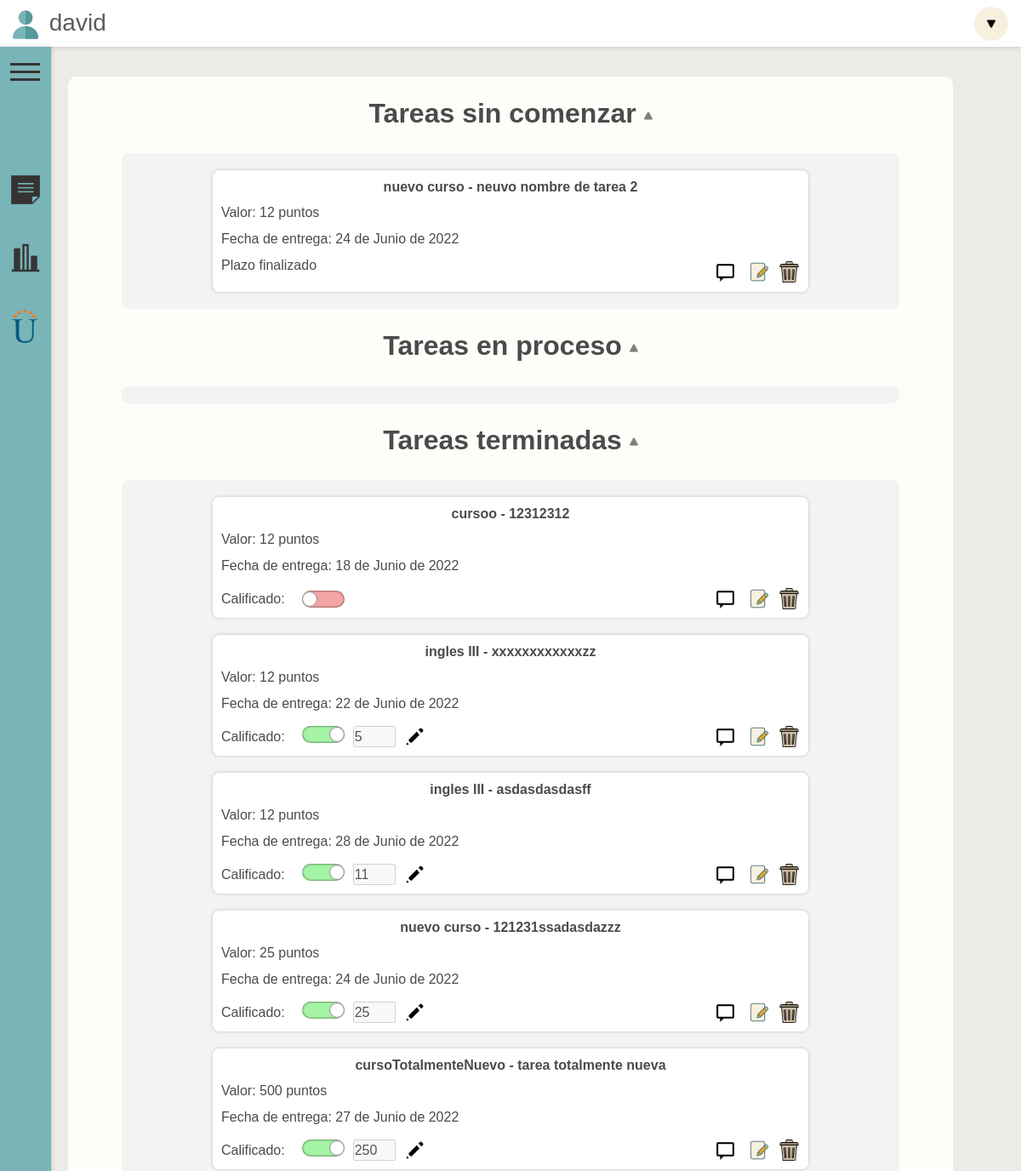
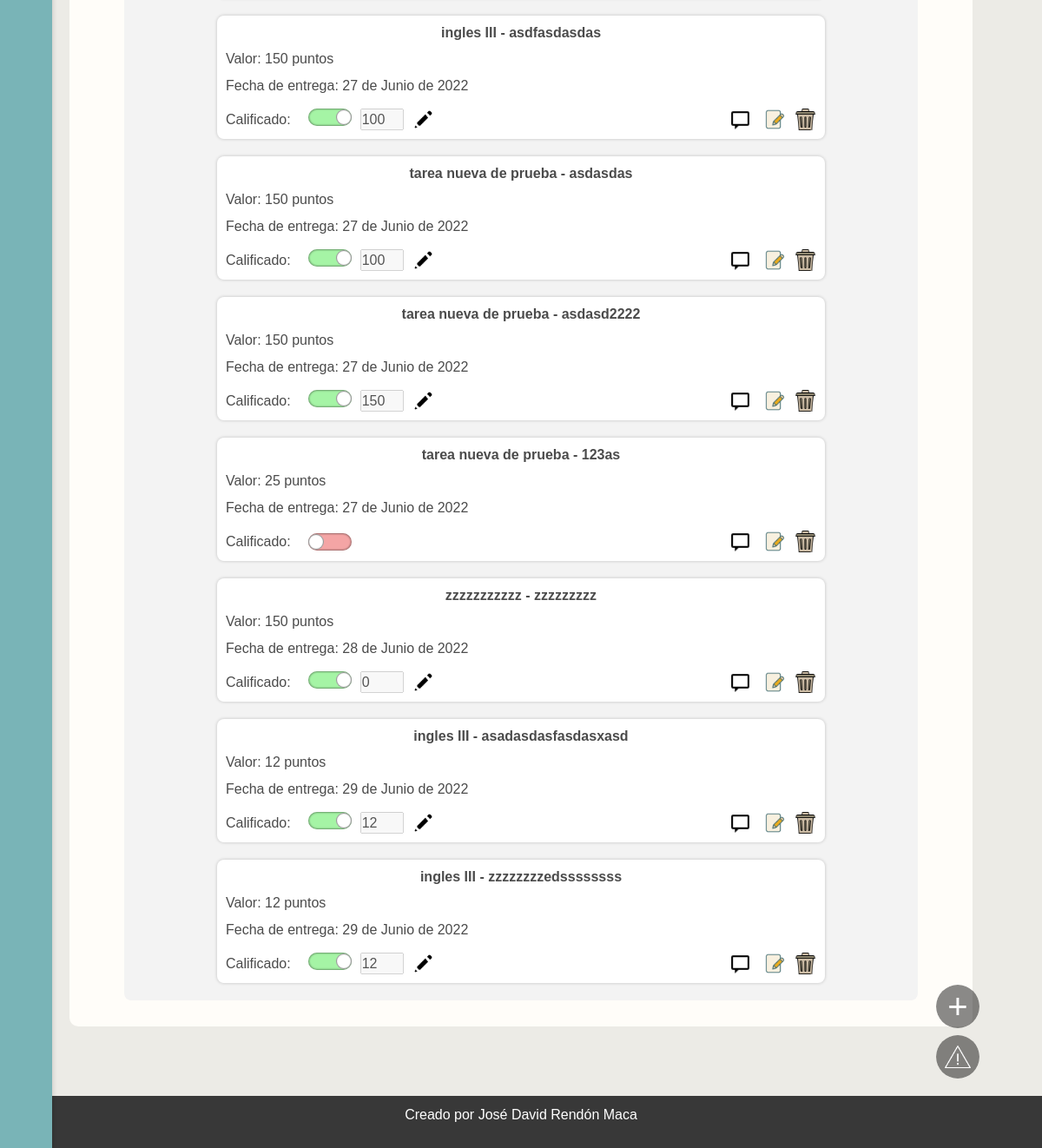
Before: / (signed in) with the older database file (2 pictures, top to bottom).
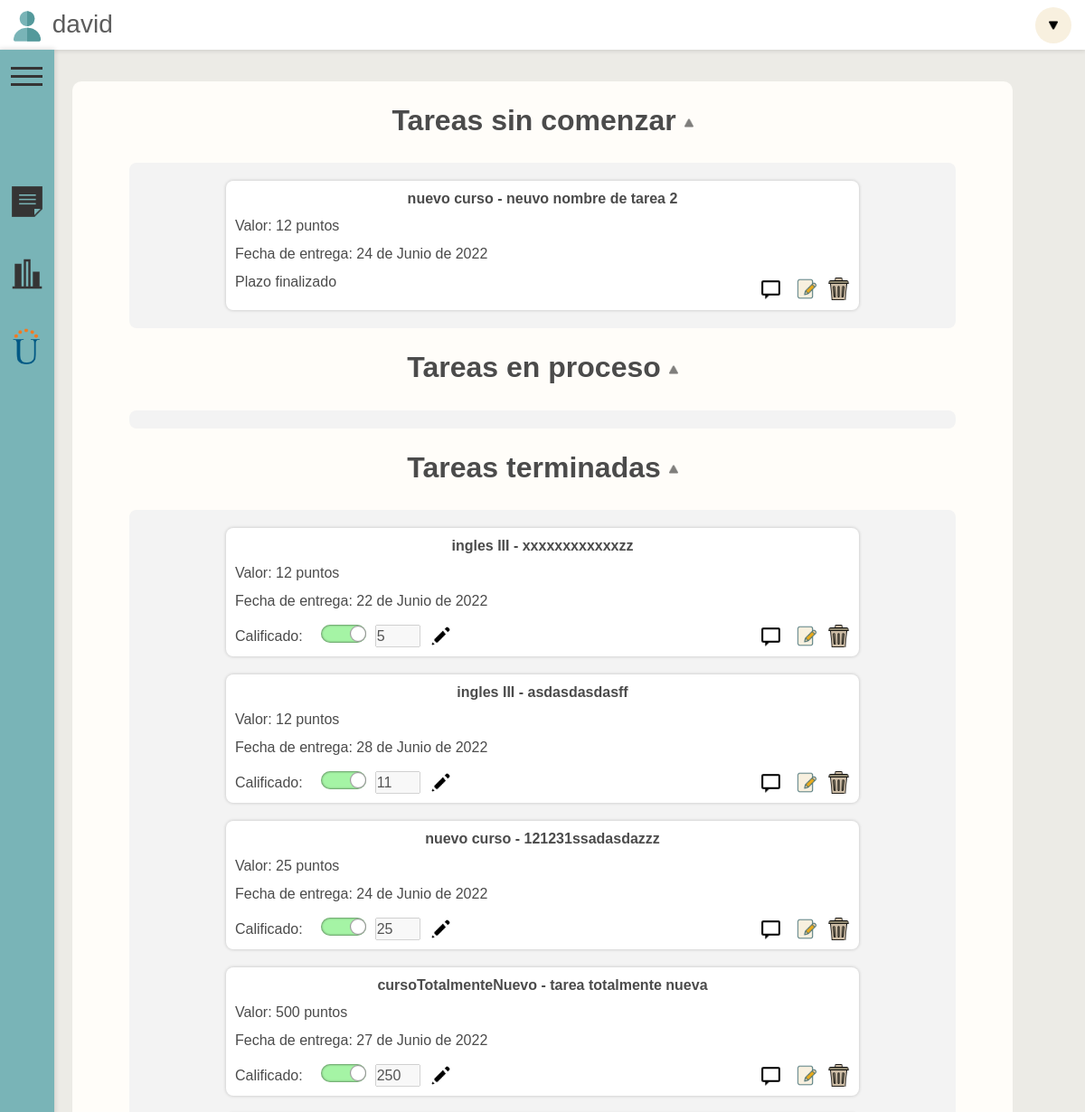
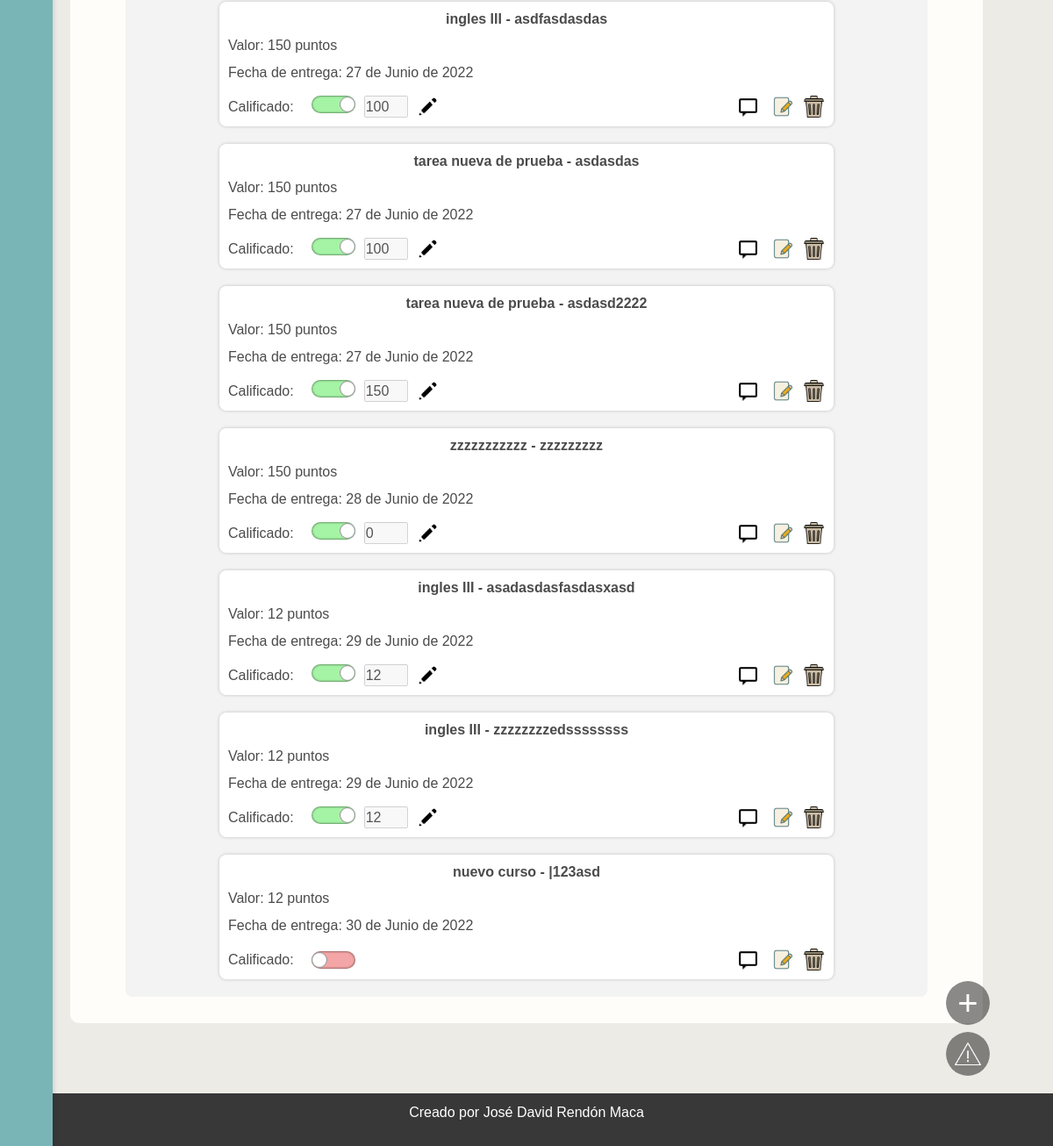
After: the same page with the newer database file (2 pictures, top to bottom).
### index/models.py (models this page shows)
class CursosYTareas(models.Model):
    curso = models.CharField(max_length=100)
    tarea = models.CharField(max_length=100)
    valor = models.IntegerField()
    estado = models.CharField(max_length=100)
    entrega = models.DateField(default=django.utils.timezone.now)
    usuario = models.CharField(default='usuario', max_length=100)
    anotacion = models.TextField(default="", max_length=10000)
    calificado = models.BooleanField(default=False)
    calificacion = models.IntegerField(default=0)

### index/views.py (the view)
# urls.py: path('', inicio, name="inicio", ),
@login_required
def inicio(request):
    usuario = request.user.username
    formTareasPendientes = CursosYTareas.objects.filter(estado="espera", usuario = usuario)
    formTareasProceso = CursosYTareas.objects.filter(estado="proceso", usuario = usuario)
    formTareasTerminadas = CursosYTareas.objects.filter(estado="terminada", usuario = usuario)
    diasRestantes = []
    for tarea in formTareasPendientes:
        diaRestante= tarea.entrega - datetime.date.today()
        diasRestantes.append((tarea.id, diaRestante.days))
    diasRestantesProceso = []
    for tarea in formTareasProceso:
        diaRestante= tarea.entrega - datetime.date.today()
        diasRestantesProceso.append((tarea.id, diaRestante.days))
    data={
        'formTareasPendientes':formTareasPendientes,
        'formTareasProceso':formTareasProceso,
        'formTareasTerminadas':formTareasTerminadas,
        'diasRestantes':diasRestantes,
        'diasRestantesProceso':diasRestantesProceso,
        'formAnotaciones': formAnotaciones()
    }
    return render(request, 'index/index.html', data)

### index/forms.py
class formAnotaciones(forms.ModelForm):
    class Meta:
        model = CursosYTareas
        fields=['curso', 'tarea', 'valor', 'estado', 'entrega', 'anotacion']
        widgets = {
            'anotacion':forms.Textarea(),
        }
    def __init__(self, *args, **kwargs):
        super(self.__class__, self).__init__(*args, **kwargs)
        self.fields['curso'].required = False
        self.fields['tarea'].required = False
        self.fields['valor'].required = False
        self.fields['estado'].required = False
        self.fields['entrega'].required = False

### index/templates/index/index.html (shortened to what this page needs)
{% extends 'index/base.html' %}
{% load static %}
{% block content %}
{% load widget_tweaks %}
<head>
    <link rel="stylesheet" href="{% static 'css/index.css' %}">
</head>
<div id="contenedor-pagina">
    <br><h2><strong onclick="colapsarContenedorTarea('Contenedor-Comenzar', 'titulo-comenzar-tarea', 'titulo-icon-comenzar')" class="titulo" id="titulo-comenzar-tarea" >Tareas sin comenzar <img class="titulo-icon" id="titulo-icon-comenzar" src="{%  static 'icons/icon-dropdown.png'  %}" alt=""></strong></h2>
    <div class="contenedor-contenedores " id="Contenedor-Comenzar">
            {% for tarea in formTareasPendientes %}
            <div class="contenedor-tarea" id="contenedor-tarea-{{tarea.id}}">
                <div class="contenedor-curso-tarea">
                    <p  class="separacion"><strong>{{ tarea.curso }} - {{ tarea.tarea }}</strong></p>
                </div>
                <div>
                    <p >Valor: {{tarea.valor}} puntos</p>
                    <p class="separacion">Fecha de entrega: {{tarea.entrega}}</p>
                    <div class="contenedor-dias-botones">
                        {% for dias in diasRestantes %}
                            {% if dias.0 == tarea.id %}
                                {% if dias.1 < 0 %}
                                    <p>Plazo finalizado</p>
                                {% else %}
                                    <p>{{ dias.1 }} Dias restantes</p>
                                {% endif %}
                            {% endif %}
                        {% endfor %}
                        <div class="botones">
                            <div class="boton-icon-mensaje" onclick="scriptBackground('{{tarea.id}}')">
                                <a id="mensaje-{{tarea.id}}">
                                    <img class="botones-img" src="{% static 'icons/icon-topic.png' %}" alt="">
                                </a>
                            </div>
                            <div class="boton-icon-editar">
                                <a href="{%  url 'editarTarea' tarea.id %}">
                                    <img class="botones-img" src="{% static 'icons/icon-edit.png' %}" alt="">
                                </a>
                            </div><br> <br>
                            <div>
                                <a href="{%  url 'borrarCurso' tarea.id %}">
                                    <img class="botones-img" src="{% static 'icons/icon-borrar.png' %}" alt="">
                                </a>
                            </div><br> <br>
                        </div>
                    </div>
                </div>
            </div>
            {% endfor %}
    </div>
    <br><h2><strong class="titulo" onclick="colapsarContenedorTarea('Contenedor-Proceso', 'titulo-proceso-tarea', 'titulo-icon-proceso')" id="titulo-proceso-tarea">Tareas en proceso <img class="titulo-icon" id="titulo-icon-proceso" src="{%  static 'icons/icon-dropdown.png'  %}" alt=""></strong></h2>
    <div class="contenedor-contenedores" id="Contenedor-Proceso">
    </div>
    <br><h2><strong onclick="colapsarContenedorTarea('Contenedor-Terminado', 'titulo-terminado-tarea', 'titulo-icon-terminado')" id="titulo-terminado-tarea" class="titulo">Tareas terminadas <img class="titulo-icon" id="titulo-icon-terminado" src="{%  static 'icons/icon-dropdown.png'  %}" alt=""></strong></h2>
       <div class="contenedor-contenedores" id="Contenedor-Terminado" style="margin-bottom: 30px;">
               {% for tarea in formTareasTerminadas %}
                <div class="contenedor-tarea" id="contenedor-tarea-{{tarea.id}}">
                       <div class="contenedor-curso-tarea">
                           <p  class="separacion"><strong>{{ tarea.curso }} - {{ tarea.tarea }}</strong></p>
                       </div>
                       <div>
                           <p >Valor: {{tarea.valor}} puntos</p>
                           <p class="separacion">Fecha de entrega: {{tarea.entrega}}</p>
                           <div class="contenedor-dias-botones contenedor-dias-botones-termionada">
                                <div class="boton-agregar-calificacion" >
                                        <p>Calificado:</p>
                                        <div class="input-checker">
                                            <div class="selector-calificacion clickable" id="selector-{{tarea.id}}" onclick="clickBtnCalificado('{{tarea.id}}')">
                                                <div class="boton-interior" id="boton-interior-{{tarea.id}}">
                                                </div>
                                            </div>
                                            <form action="/editarCalificado/" method="POST">
                                                <div class="contenedor-numero-ok">
                                                    <div class="lineal" >
                                                        <input type="number" min="0" max="{{tarea.valor}}" id="insertar-nota-{{tarea.id}}" value="{{tarea.calificacion}}"  name="calif-tarea" disabled>
                                                        <div onclick="editarCalificacion('{{tarea.id}}')" style="display: none;" id="boton-edit-calif-{{tarea.id}}"><img src="{% static 'icons/icon-pencil.png' %}" alt="" class="botones-img clickable"></div>
                                                    </div>
                                                </div>
                                            </form>
                                        </div>
                                </div>
                                <div class="botones">
                                    <div class="boton-icon-mensaje" onclick="scriptBackground('{{tarea.id}}')">
                                        <a id="mensaje-{{tarea.id}}">
                                            <img class="botones-img" src="{% static 'icons/icon-topic.png' %}" alt="">
                                        </a>
                                    </div>
                                    <div class="boton-icon-editar">
                                        <a href="{%  url 'editarTarea' tarea.id %}">
                                            <img class="botones-img" src="{% static 'icons/icon-edit.png' %}" alt="">
                                        </a>
                                    </div><br> <br>
                                    <div>
                                        <a href="{%  url 'borrarCurso' tarea.id %}">
                                            <img class="botones-img" src="{% static 'icons/icon-borrar.png' %}" alt="">
                                        </a>
                                    </div><br> <br>
                                </div>
                            </div>
                        </div>
                    </div>
               {% endfor %}
       </div>
<div id="botones">
    <div class="boton-desplegar boton-desplegar-agregar">
        <a class="sin-decoracion" href="{% url 'agregarTarea' %}" >
            <div style="display: flex;">
                <div id="icon-agregar">
                    <p> + </p>
                </div>
            </div>
        </a>
    </div>
    <div class="boton-desplegar boton-desplegar-reporte">
        <a class="sin-decoracion" href="#abrir-reportes">
            <div style="display: flex; width: 180px;">
                <div class="img-bugs">
                    <img src="{% static 'icons/icon-bug.png' %}" style="width: 30px; height: 30px;" alt="">
                </div>
            </div>
        </a>
    </div>
</div>
</div>
{% endblock content %}

### index/templates/index/base.html (shortened to what this page needs)
{% load static %}
<!DOCTYPE html>
<html lang="en">
    <head>
        <link rel="stylesheet" href="{% static 'css/base.css' %}">
        <link href="https://cdn.jsdelivr.net/npm/bootstrap@5.2.0-beta1/dist/css/bootstrap.min.css" rel="stylesheet">
    </head>
    <body >
    <header id="aber">
        <div class="menu" style="position: fixed;">
            <label for="checkbox_toggle" class="button-menu" style="margin-left: 12px; margin-top: 40px; position: fixed; z-index: 100;">
                <span></span>
                <span></span>
                <span></span>
            </label>
            <div id="barra-lateral" >
                <a href="{% url 'inicio' %}" style="text-decoration: none;">
                    <div class="contenedor-barra" title="Tareas">
                        <div class="item-imagen">
                            <img src="{% static 'icons/icon-nota.png' %}" alt="" >
                        </div>
                    </div>
                </a>
                <a href="{% url 'dashboard' %}" style="text-decoration: none;">
                    <div class="contenedor-barra" title="Dashboard">
                        <div class="item-imagen">
                            <img src="{% static 'icons/icon-dashboard.png' %}" alt="">
                        </div>
                    </div>
                </a>
                <a href="https://campus0c.unad.edu.co/campus"target="_blank" style="text-decoration: none;">
                    <div class="contenedor-barra" title="Campus UNAD">
                        <div class="item-imagen">
                            <img src="{% static 'icons/icon-unad.png' %}">
                        </div>
                    </div>
                </a>
           </div>
        </div>
        <div style="display:flex; flex-direction: row; align-items: center; font-size: 28px; margin-left: 10px;">
            <div style="color: rgb(92, 92, 92);">
                <img style="width: 40px;" src="{% static 'icons/icon-user.png' %}" alt="">
                {{user}}
            </div>
        </div>
        <div class="dropdown" id="menu-usuario">
            <a href="#" class="btn  " id="dropdownMenuLink" data-bs-toggle="dropdown"><img src="{% static 'icons/icon-dropdown.png' %}" alt=""></a>
        </div>
    </header>
    <div style="display:flex; justify-content: center; padding-top: 90px; min-height: 100vh;">
        <div class="contenido container-sm" style=" margin-bottom: 40px;">
            {% block content %}
            {% endblock %}
        </div>
    </div>
    <footer>
        <p>Creado por José David Rendón Maca</p>
    </footer>
</body>
</html>

### TareasUnivProyecto/static/css/base.css (style rules this page uses)
* { margin: 0px; padding: 0px; font-family: Arial, Helvetica, sans-serif; }
html { min-height: 100%; }
header { background-color: #ffffff; height: 55px; display: flex; align-items: center; justify-content: space-between; margin-bottom: 40px; box-shadow: 0px 0px 5px 1px rgba(0, 0, 0, 0.137); position: fixed; z-index: 100; width: 100%; }
body { background-color: #ecebe6 !important; min-height: 100%; }
#dropdownMenuLink { display: flex; justify-content: center; align-items: center; background-color: #F8F0DF !important; border: none; appearance: none; border-radius: 50%; width: 40px; height: 40px; }
#dropdownMenuLink img { width: 10px; }
.dropdown { right: 15px; }
#barra-lateral { top: 55px; position: fixed; height: 100%; width: 60px; background-color: #79b4b7; transition: 0.5s; display: flex; flex-direction: column; padding-top: 16vh; box-shadow: 0px 0px 5px 1px rgba(0, 0, 0, 0.137); z-index: 99; }
.item-imagen img { width: 40px; margin-left: 10px; transition: 0.3s; }
.item-imagen { position: absolute; }
.contenedor-barra { height: 80px; display: flex; flex-direction: row; align-items: center; }
.contenido { max-width: 1000px; background-color: #fffdf9; border-radius: 10px; display: flex; justify-content: center; margin-left: 80px !important; margin-right: 80px !important; animation-name: iniciar; animation-duration: 0.5s; }
.menu label span { height: 3px; width: 100%; background: #353434; display: inline-block; transition: all 0.5s cubic-bezier(.62,.43,.35,1.47); }
.menu label { width: 35px; height: 35px; cursor: pointer; transition: all 0.2s ease-in; margin-top: 8px; line-height: 8px; text-align: left; z-index: 201; }
footer { display: flex; width: 100%; z-index: 100; background-color: #383838; height: 60px; color: white; margin-top: 40px !important; bottom: 0px; justify-content: center; align-items: center; }
.boton-desplegar { transition: 0.3s; width: 50px; height: 50px; overflow: hidden; background-color: rgba(0, 0, 0, 0.247); border-radius: 30px; }
.sin-decoracion { text-decoration: none; color: white; }
#botones { position: fixed; bottom: 80px; right: 6%; display: flex; flex-direction: column; align-items:flex-end; gap: 8px; }
.img-bugs { width: 50px; height: 50px; background-color: rgba(0, 0, 0, 0.281); border-radius: 50%; display: flex; justify-content: center; align-items: center; flex-shrink: 0; }
.botones { display: flex; flex-direction: row; justify-content: right; flex-grow: 1; }
.botones-img { width: 25px; height: 25px; cursor:pointer; }

Changed rows visible on the page:
removed CursosYTareas: curso "cursoo", tarea "12312312", valor "12", entrega "18 de Junio de 2022", shown under "Tareas terminadas"
removed CursosYTareas: curso "tarea nueva de prueba", tarea "123as", valor "25", entrega "27 de Junio de 2022", shown under "Tareas terminadas"
added CursosYTareas: curso "nuevo curso", tarea "|123asd", valor "12", entrega "30 de Junio de 2022", shown under "Tareas terminadas"
